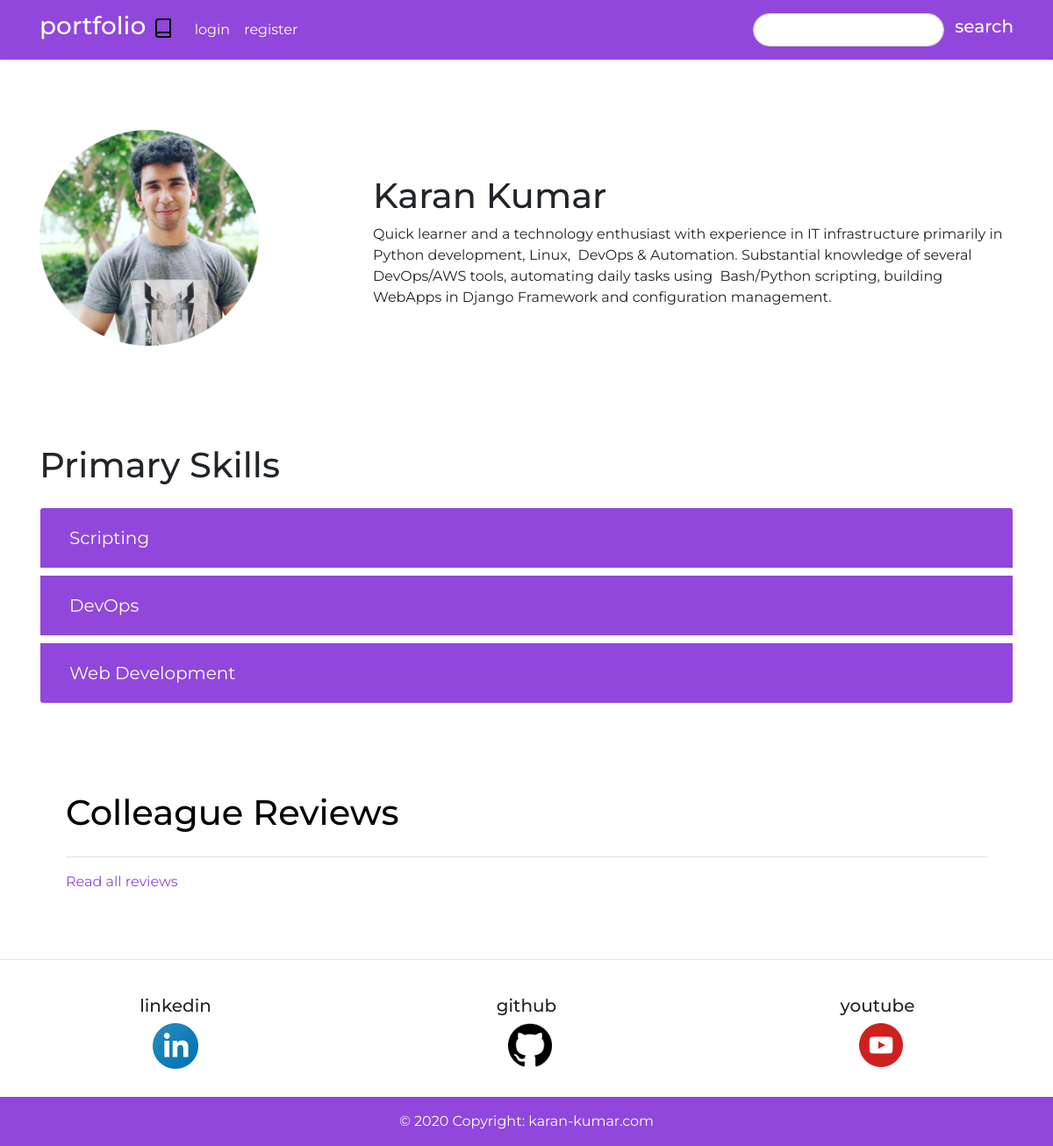
/articles, run on an earlier commit of the app's database.
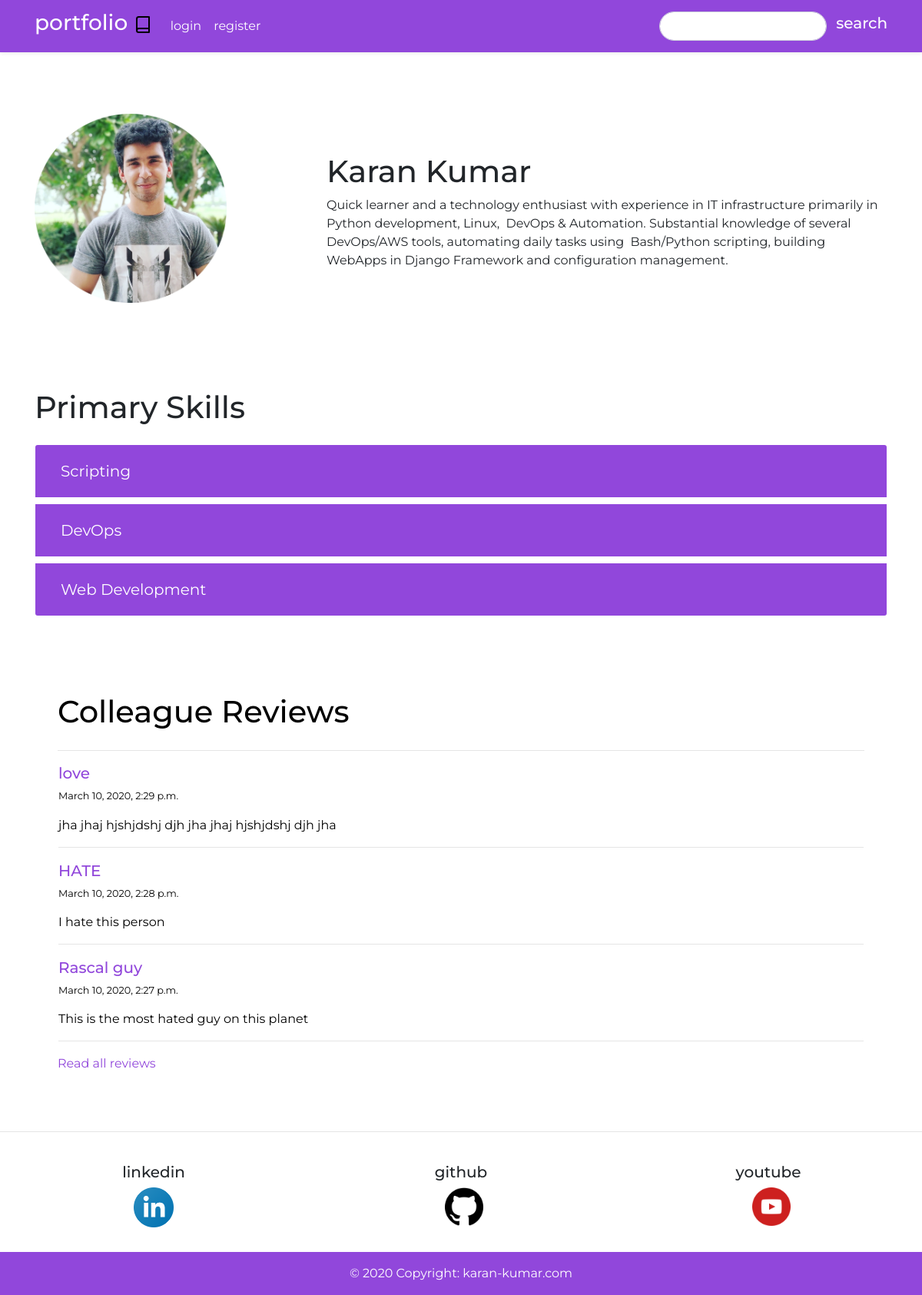
And on a later commit of the database.
### articles/models.py (models this page shows, shortened)
class Article(models.Model):
    title = models.CharField(max_length=50)
    slug = models.SlugField()
    body = models.TextField()
    date = models.DateTimeField(auto_now_add=True)
    author = models.ForeignKey(User, on_delete=models.CASCADE, default=None)
    def snippet(self):
    	return self.body[:50]

### articles/views.py (the view)
# urls.py: path('', views.articles_list, name='articles_list'),
def articles_list(request):
    posts = Article.objects.all().order_by('-date')
    context = {
        'posts': posts[:3], 'range': range(3)
    }
    return render(request, 'articles/articles_list.html', context)

### articles/templates/articles/articles_list.html (shortened to what this page needs)
{% extends 'articles/base.html' %}
{% block content %}
<div class="my-bio container my-3">
	<div class="row align-items-center mb-5">
		<div class="col-md-4 col-xs-3 colalign-self-stretch mt-3 pb-4">
			<img src="static/img.jpg" width="250px"></br>
		</div>
		<div class="col-md-8  col-xs-6 pt-3">
			<h1>Karan Kumar</h1>
			<p>Quick learner and a technology enthusiast with experience in IT infrastructure primarily in Python development, Linux,  DevOps & Automation. Substantial knowledge of several  DevOps/AWS tools,  automating daily tasks using  Bash/Python scripting, building WebApps in Django Framework  and configuration management. </p>
		</div>
	</div>
</div>
<div class="container mt-3"  id="skills">
	<h1 class="skills mb-4">Primary Skills</h1>
	<div class="accordion" id="accordionExample">
		<div class="card my-2">
		  <div class="card-header" id="headingOne">
			<h2 class="mb-0">
			  <button class="btn btn-link collapsed skill-head" type="button" data-toggle="collapse" data-target="#collapseOne" aria-expanded="false" aria-controls="collapseOne">
				Scripting
			  </button>
			</h2>
		  </div>
		</div>
		<div class="card my-2">
		  <div class="card-header" id="headingTwo">
			<h2 class="mb-0">
			  <button class="btn btn-link collapsed skill-head" type="button" data-toggle="collapse" data-target="#collapseTwo" aria-expanded="false" aria-controls="collapseTwo">
				DevOps
			  </button>
			</h2>
		  </div>
		</div>
		<div class="card my-2">
		  <div class="card-header" id="headingThree">
			<h2 class="mb-0">
			  <button class="btn btn-link collapsed skill-head" type="button" data-toggle="collapse" data-target="#collapseThree" aria-expanded="false" aria-controls="collapseThree">
				Web Development
			  </button>
			</h2>
		  </div>
		</div>
	  </div>
</div>
<div class="bg-custom">
	<div class="container">
		<h1 class="article-list">Colleague Reviews</h1><hr>
		{% for post in posts %}
			<div class="card">
				<h5 class="title"><a class="tits" href="{% url 'this_post' post_id=post.id %}" style="text-decoration: none;">{{ post.title }}</a></h5>
				<p class='small'>{{ post.date }}</p>
				<p1>{{ post.snippet }}</p1>
				<hr>
			</div>
		{% endfor %}
		<a class = "see-more" style="text-decoration: none;" href="{%url 'all_reviews'%}">Read all reviews</a>
	</div>
</div>
{% endblock %}

### articles/templates/articles/base.html (shortened to what this page needs)
{% load static %}
<!DOCTYPE html>
<html>
<head>
	<link rel="stylesheet" href="static/style.css">
	<link rel="stylesheet" href="https://stackpath.bootstrapcdn.com/bootstrap/4.4.1/css/bootstrap.min.css">
</head>
<body>
<div class="shadow-sm bg-white rounded">
<nav class="navbar navbar-expand-lg navbar-dark">
<div class="container">
  <a class="navbar-brand" href="{% url 'articles_list' %}"><h3>portfolio
  	<img src="/static/book.svg"></h3>
  </a>
  <div class="collapse navbar-collapse" id="navbarSupportedContent">
    <ul class="navbar-nav mr-auto">
      {%if request.user.is_authenticated %}
      <li class="nav-item active">
        <form class="logout" id="form1" action="{%url 'logout'%}" method="POST">
          {%csrf_token%}
          <button type="submit" class="btn logout" form="form1">logout</button>
        </form>
      </li>
      {%else%}
      <li class="nav-item active">
        <a class="nav-link" href="{% url 'login' %}">login <span class="sr-only">(current)</span></a>
      </li>
      <li class="nav-item active">
        <a class="nav-link" href="{% url 'register' %}">register <span class="sr-only">(current)</span></a>
      </li>
      {%endif%}
    </ul>
    <form class="form-inline my-2 my-lg-0">
      <input class="form-control  searchbox mr-sm-2" type="search" placeholder="" aria-label="Search">
      <a class="pl-1 my-2 my-sm-0 text-white" type="submit"><h5>search</h5></a>
    </form>
  </div>
 </div>
</nav>
</div>
  		{% block content %}
  		{% endblock %}
    <hr>
<footer class="page-footer font-small blue pt-4">
  <div class="container-fluid text-center">
    <div class="row justify-content-center">
          <div class="col-md-4 mb-md-0 mb-3">
            <h5 class="linkedin">linkedin</h5>
                <a href="https://www.linkedin.com/in/karan-kumar-456098127/" target="_blank"><img class=""src="static/linkedin.png" width="52px"></a>
          </div>
          <div class="col-md-4 mb-md-0 mb-3">
            <h5 class="github">github</h5>
                <a href="http://www.github.com/karankumarshreds" target="_blank"><img class="ml-2"src="static/github.png" width="50px"></a>
          </div>
          <div class="col-md-4 mb-md-0 mb-3">
            <h5 class="github">youtube</h5>
                <a href="https://www.youtube.com/channel/UCdRApWMru7-sUxdvF6VZA1w" target="_blank"><img class="ml-2"src="static/youtube.png" width="50px"></a>
          </div>
    </div>
  </div>
  <div class="footer-copyright text-center mt-2 py-3">© 2020 Copyright:
    <a href="#" class="footer-copyright"> karan-kumar.com</a>
  </div>
</footer>
</body>
</html>

### static/style.css (style rules this page uses)
.navbar { color: black; background-color: #9147db; }
a.tits { color: #9147db !important; }
.bg-custom { background-color: #ffffff; width: 100%; height: 100%; padding: 5%; color: black; font-family: 'Montserrat'; }
.article-list { font-family: 'Montserrat'; padding-bottom: 1%; padding-top: 3%; }
.my-bio { font-family: 'Montserrat'; padding-top: 2%; padding-bottom: 2%; }
.searchbox { border-radius: 50px !important; }
#skills { font-family: 'Montserrat' !important; }
.card-header { background-color: #9147db !important; }
.card { border-color: white !important; }
.skill-head { color: white !important; text-decoration-color: #9147db !important; font-size: 20px !important; text-decoration: none !important; }
body { font-family: 'Montserrat' !important; }
a.see-more { color: #9147db !important; }
.footer-copyright { background: #9147db !important; color: white !important; }
a.footer-copyright { color: white !important; }

What changed in the data, as far as the page shows it:
added Article: title "love", date "March 10, 2020, 2:29 p.m.", snippet "jha jhaj hjshjdshj djh jha jhaj hjshjdshj djh jha"
added Article: title "HATE", date "March 10, 2020, 2:28 p.m.", snippet "I hate this person"
added Article: title "Rascal guy", date "March 10, 2020, 2:27 p.m.", snippet "This is the most hated guy on this planet"
